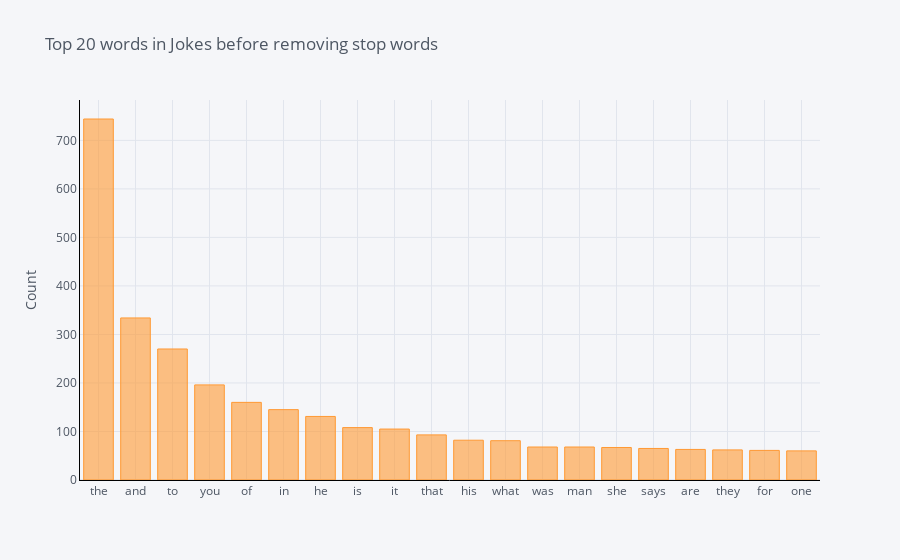

Notebook source saved alongside this figure:
### Code cell
configure_plotly_browser_state()

def get_top_n_words(corpus, n=None):
    vec = CountVectorizer().fit(corpus)
    bag_of_words = vec.transform(corpus)
    sum_words = bag_of_words.sum(axis=0) 
    words_freq = [(word, sum_words[0, idx]) for word, idx in vec.vocabulary_.items()]
    words_freq =sorted(words_freq, key = lambda x: x[1], reverse=True)
    return words_freq[:n]
common_words = get_top_n_words(jokes['jokeText'], 20)
df1 = pd.DataFrame(common_words, columns = ['ReviewText' , 'count'])
df1.groupby('ReviewText').sum()['count'].sort_values(ascending=False).iplot(
    kind='bar', yTitle='Count', linecolor='black', title='Top 20 words in Jokes before removing stop words')

### Figure 1 — Plotly figure (JSON) as saved in the notebook; plotly's stock layout.template omitted (floating-point values rounded to 4 significant figures)
{"data": [{"marker": {"color": "rgba(255, 153, 51, 0.6)", "line": {"color": "rgba(255, 153, 51, 1.0)", "width": 1}}, "name": "count", "orientation": "v", "text": "", "type": "bar", "x": ["the", "and", "to", "you", "of", "in", "he", "is", "it", "that", "his", "what", "was", "man", "she", "says", "are", "they", "for", "one"], "y": [744, 334, 270, 196, 160, 145, 131, 108, 105, 93, 82, 81, 68, 68, 67, 65, 63, 62, 61, 60]}], "layout": {"legend": {"bgcolor": "#F5F6F9", "font": {"color": "#4D5663"}}, "paper_bgcolor": "#F5F6F9", "plot_bgcolor": "#F5F6F9", "title": {"font": {"color": "#4D5663"}, "text": "Top 20 words in Jokes before removing stop words"}, "xaxis": {"gridcolor": "#E1E5ED", "linecolor": "black", "showgrid": true, "tickfont": {"color": "#4D5663"}, "title": {"font": {"color": "#4D5663"}, "text": ""}, "zerolinecolor": "#E1E5ED"}, "yaxis": {"gridcolor": "#E1E5ED", "linecolor": "black", "showgrid": true, "tickfont": {"color": "#4D5663"}, "title": {"font": {"color": "#4D5663"}, "text": "Count"}, "zerolinecolor": "#E1E5ED"}}}
